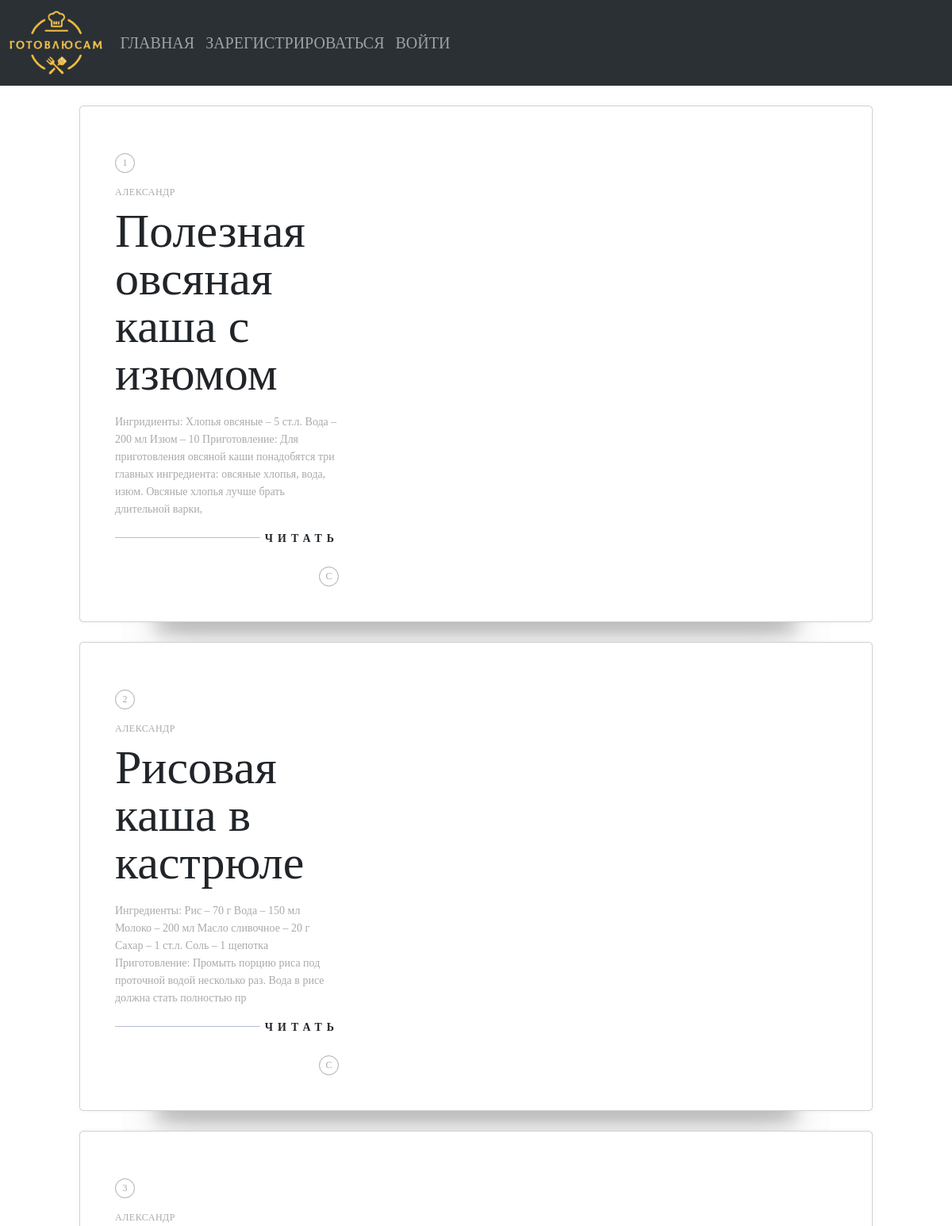
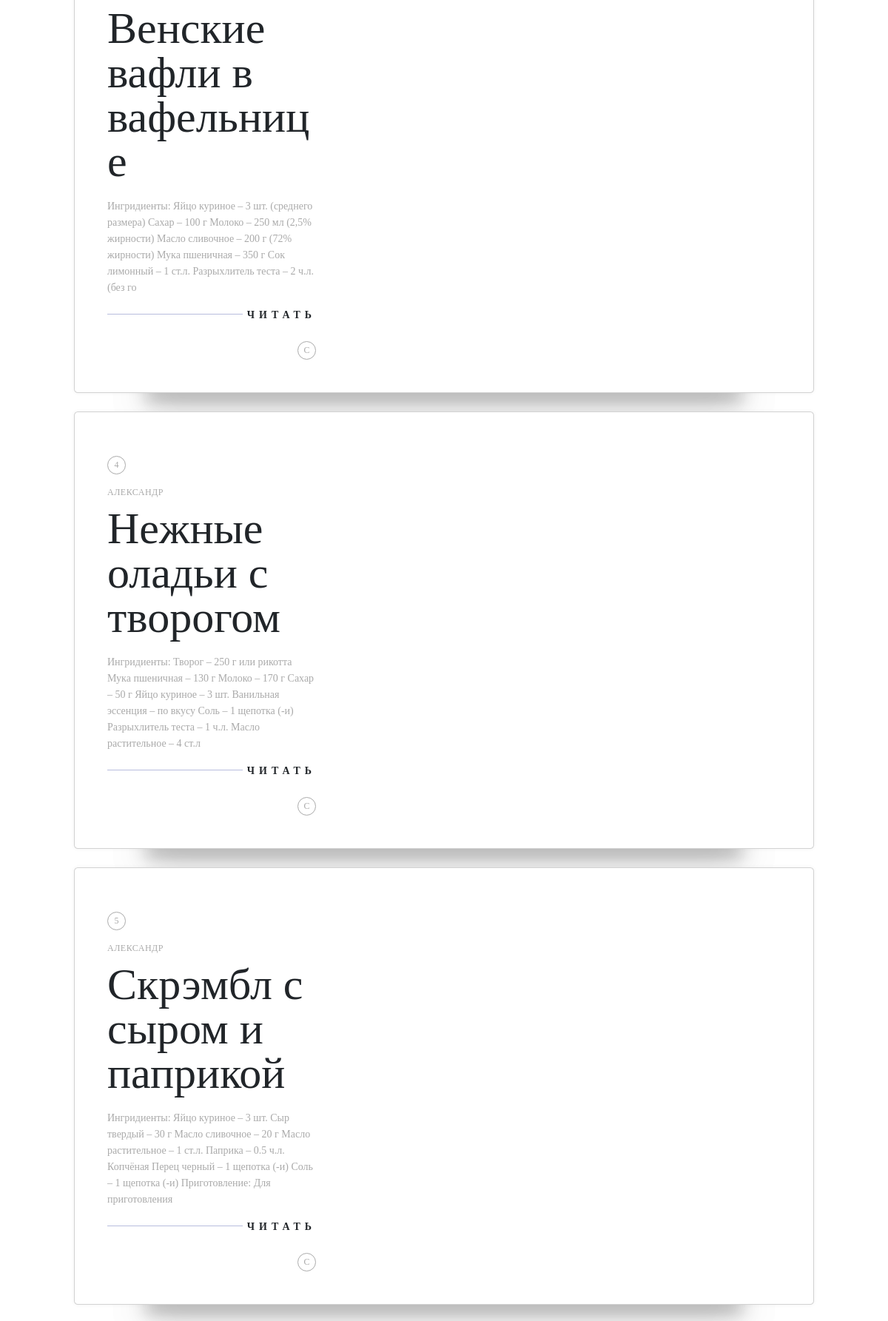
Page /recipes (upper part) on the committed database (2 pictures, top to bottom).
### data/users.py (models this page shows)
class User(SqlAlchemyBase):
    __tablename__ = "users"
    id = sqlalchemy.Column(sqlalchemy.Integer, primary_key=True, autoincrement=True)
    name = sqlalchemy.Column(sqlalchemy.String)
    email = sqlalchemy.Column(sqlalchemy.String, index=True, unique=True)
    password = sqlalchemy.Column(sqlalchemy.String)
    registration_date = sqlalchemy.Column(
        sqlalchemy.DateTime, default=datetime.datetime.now
    )
    changed_date = sqlalchemy.Column(
        sqlalchemy.DateTime, default=datetime.datetime.now
    )
    status = sqlalchemy.Column(sqlalchemy.String)

### data/recipes.py (models this page shows)
class Recipe(SqlAlchemyBase):
    __tablename__ = "recipes"
    id = sqlalchemy.Column(sqlalchemy.Integer, primary_key=True, autoincrement=True)
    userid = sqlalchemy.Column(sqlalchemy.Integer, sqlalchemy.ForeignKey("users.id"))
    name = sqlalchemy.Column(sqlalchemy.String)
    description = sqlalchemy.Column(sqlalchemy.String)
    category = sqlalchemy.Column(sqlalchemy.String)
    path_to_photo = sqlalchemy.Column(sqlalchemy.String)
    creation_date = sqlalchemy.Column(
        sqlalchemy.DateTime, default=datetime.datetime.now
    )
    changed_date = sqlalchemy.Column(sqlalchemy.DateTime, default=datetime.datetime.now)
    status = sqlalchemy.Column(sqlalchemy.String)
    user = relationship("User")

### main.py (the view)
@app.route("/recipes")
def recipes_page():
    recipes = get_recipes()
    return render_template("recipes_page.html", recipes=recipes)

### data/db_session.py (called while the page is built, shortened)
def global_init(db_file):
    global __factory
    if __factory:
        return

def create_session() -> Session:
    global __factory
    return __factory()

### main.py (called while the page is built)
def get_recipes():
    db_session.global_init("CookingMyself.db")
    db_sess = db_session.create_session()
    recipes = [recipe for recipe in db_sess.query(Recipe).all()]
    recipes = [
        [
            i + 1,
            db_sess.query(User).filter(User.id == recipe.userid).first().name,
            recipe.name,
            recipe.description[:220],
        ]
        for i, recipe in enumerate(recipes)
    ]
    return recipes

### templates/recipes_page.html (shortened to what this page needs)
<!doctype html>
<html lang="en">
<head>
    <link href="https://cdn.jsdelivr.net/npm/bootstrap@5.3.2/dist/css/bootstrap.min.css" rel="stylesheet">
    <link rel="stylesheet" href="static/css/style.css">
</head>
<body>
  <nav class="navbar navbar-expand-lg bg-body-tertiary" data-bs-theme="dark">
      <div class="container-fluid">
          <a class="navbar-brand" href="#">
              <img src="{{url_for('static', filename='image/logo.png')}}" width="120" height="85">
          </a>
          <div class="collapse navbar-collapse" id="navbarSupportedContent">
              <ul class="navbar-nav me-auto mb-2 mb-lg-0">
                <li class="nav-item">
                  <a class="nav-link" aria-current="page" href="/" style="font-size: 20px;">ГЛАВНАЯ</a>
              </li>
              <li class="nav-item">
                <a class="nav-link" href="/registration" style="font-size: 20px;">ЗАРЕГИСТРИРОВАТЬСЯ</a>
            </li>
            <li class="nav-item">
                <a class="nav-link" href="/login" style="font-size: 20px;">ВОЙТИ</a>
            </li>
        </ul>
    </div>
</div>
</nav>
<link rel="stylesheet" type="text/css" href="static/css/style_recipes.css">
{% for recipe in recipes: %}
<div class="card-container">
  <div class="card u-clearfix">
    <div class="card-body">
      <span class="card-number card-circle subtle">{{recipe[0]}}</span>
      <span class="card-author subtle">{{recipe[1]}}</span>
      <h2 class="card-title">{{recipe[2]}}</h2>
      <span class="card-description subtle">{{recipe[3]}}</span>
      <div class="card-read">Читать</div>
      <span class="card-tag card-circle subtle">C</span>
  </div>
</div>
</div>
{% endfor %}
</body>
</html>

### static/css/style.css (style rules this page uses)
* { margin: 0; padding: 0; box-sizing: border-box; }
html, body { height: 100%; font-family: Comic Sans MS; }

### static/css/style_recipes.css (style rules this page uses)
html { background: #FAF7F2; background-image: url(https://s3.postimg.org/s1n3ji1ur/paper_fibers_2_X.png); box-sizing: border-box; font-family: 'Lato', sans-serif; font-size: 14px; font-weight: 400; }
*, *:before, *:after { box-sizing: inherit; }
.u-clearfix:before, .u-clearfix:after { content: " "; display: table; }
.u-clearfix:after { clear: both; }
.u-clearfix { *zoom: 1; }
.subtle { color: #aaa; }
.card-container { margin: 25px auto 0; position: relative; width: 1000px; }
.card { background-color: #fff; padding: 30px; position: relative; box-shadow: 0 0 5px rgba(75, 75, 75, .07); z-index: 1; }
.card-body { display: inline-block; float: left; width: 310px; }
.card-number { margin-top: 15px; }
.card-circle { border: 1px solid #aaa; border-radius: 50%; display: inline-block; line-height: 22px; font-size: 12px; height: 25px; text-align: center; width: 25px; }
.card-author { display: block; font-size: 12px; letter-spacing: .5px; margin: 15px 0 0; text-transform: uppercase; }
.card-title { font-family: 'Cormorant Garamond', serif; font-size: 60px; font-weight: 300; line-height: 60px; margin: 10px 0; }
.card-description { display: inline-block; font-weight: 300; line-height: 22px; margin: 10px 0; }
.card-read { cursor: pointer; font-size: 14px; font-weight: 700; letter-spacing: 6px; margin: 5px 0 20px; position: relative; text-align: right; text-transform: uppercase; }
.card-read:after { background-color: #b8bddd; content: ""; display: block; height: 1px; position: absolute; top: 9px; width: 65%; }
.card-tag { float: right; margin: 5px 0 0; }

### rows in the picture
User: name "АЛЕКСАНДР" "АЛЕКСАНДР" "АЛЕКСАНДР" "АЛЕКСАНДР" "АЛЕКСАНДР"
Recipe: name "Полезная овсяная каша с изюмом"
Recipe: name "Рисовая каша в кастрюле"
Recipe: name "Венские вафли в вафельнице"
Recipe: name "Нежные оладьи с творогом"
Recipe: name "Скрэмбл с сыром и паприкой"

### other values in the picture
{{ recipe[0] }} "1" "2" "3" "4" "5"
